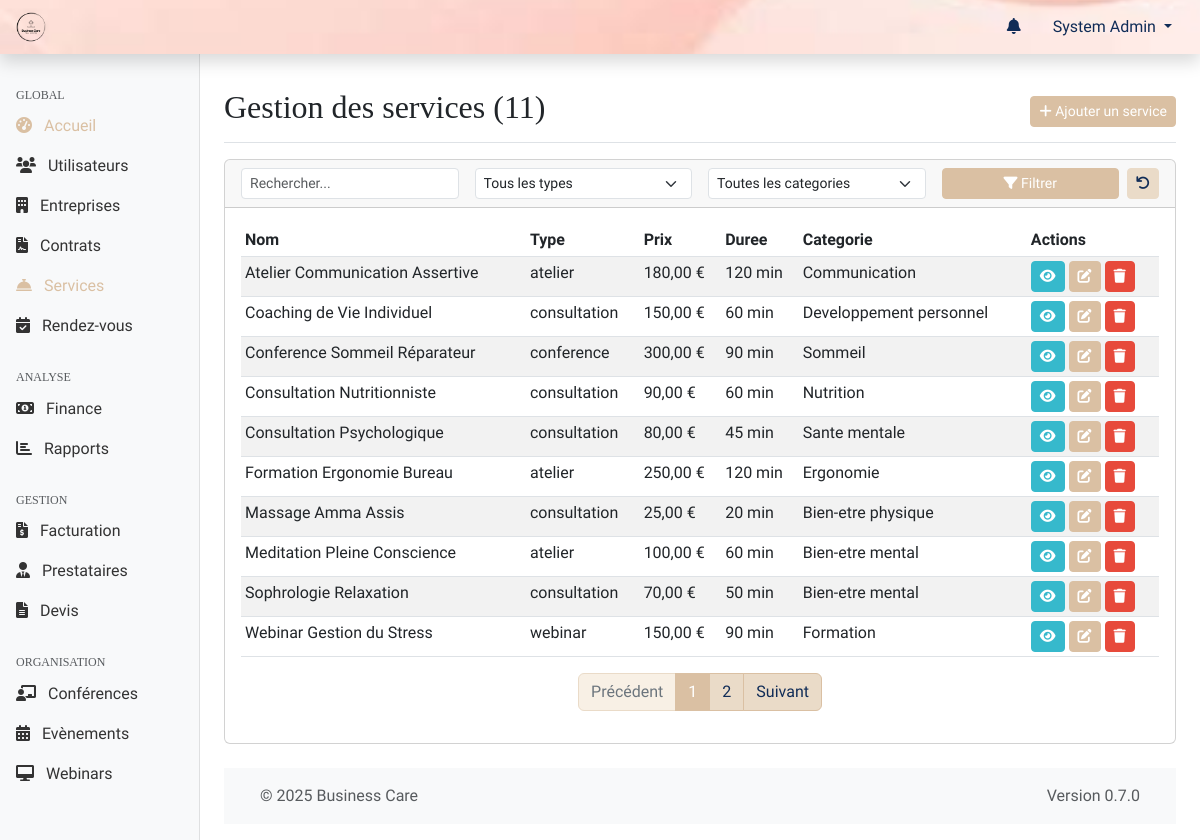
/web-admin/modules/services/index.php (signed in), run on an earlier commit of the app's database.
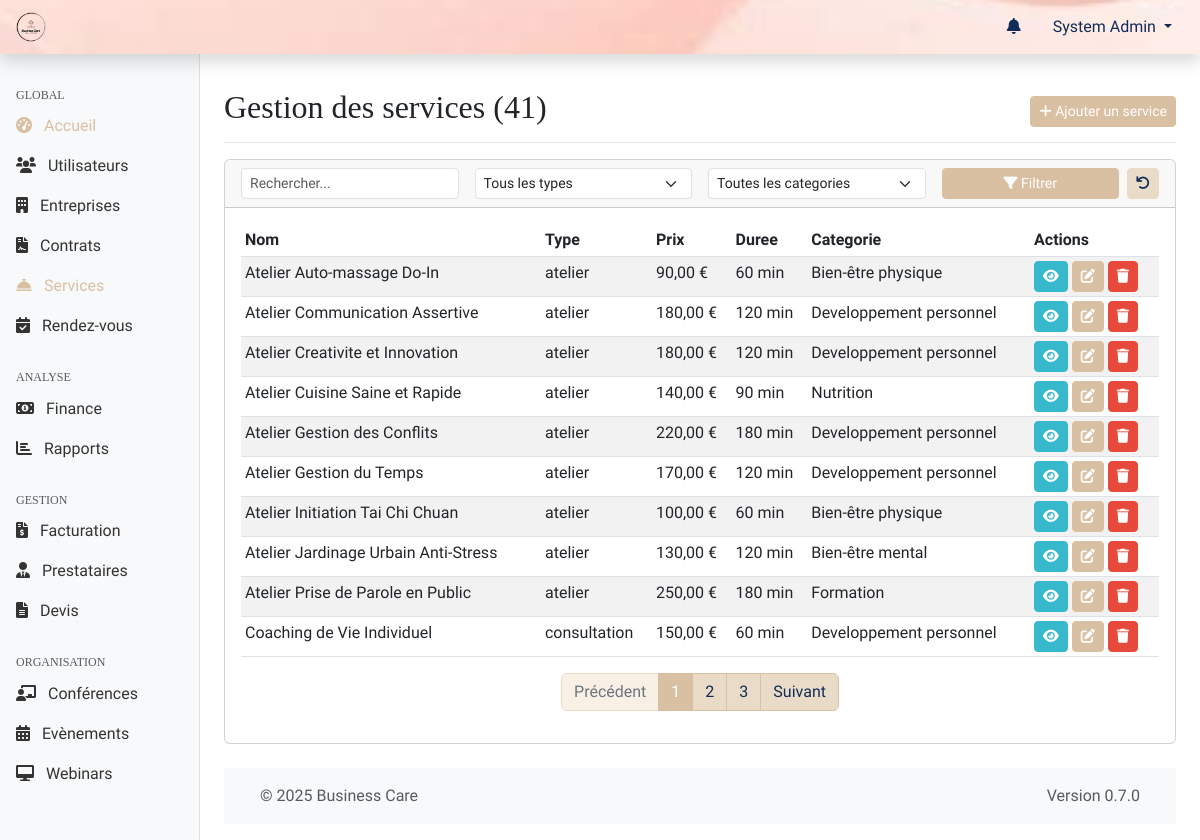
And on a later commit of the database.
### tables this page shows
CREATE TABLE prestations (
    id INT PRIMARY KEY AUTO_INCREMENT,
    nom VARCHAR(255) NOT NULL,
    description TEXT,
    prix DECIMAL(10,2) NOT NULL,
    duree INT,
    type ENUM('conference', 'webinar', 'atelier', 'consultation', 'evenement', 'autre') NOT NULL,
    categorie VARCHAR(100),
    niveau_difficulte ENUM('debutant', 'intermediaire', 'avance'),
    capacite_max INT,
    materiel_necessaire TEXT,
    prerequis TEXT,
    created_at TIMESTAMP DEFAULT CURRENT_TIMESTAMP,
    updated_at TIMESTAMP DEFAULT CURRENT_TIMESTAMP ON UPDATE CURRENT_TIMESTAMP,
    INDEX idx_type (type),
    INDEX idx_categorie (categorie)
);

### web-admin/includes/page_functions/modules/services.php (called while the page is built, shortened)
<?php
function servicesGetList($page = 1, $perPage = DEFAULT_ITEMS_PER_PAGE, $search = '', $type = '', $category = '') {
    $whereClauses = [];
    $params = [];
    $whereSql = !empty($whereClauses) ? implode(' AND ', $whereClauses) : '1';
    $countSql = "SELECT COUNT(id) FROM " . TABLE_PRESTATIONS . " WHERE {$whereSql}";
    $totalServices = executeQuery($countSql, $params)->fetchColumn();
    $totalPages = ceil($totalServices / $perPage);
    $page = max(1, min($page, $totalPages));
    $offset = ($page - 1) * $perPage;
    $sql = "SELECT * FROM " . TABLE_PRESTATIONS . " WHERE {$whereSql} ORDER BY nom ASC LIMIT ?, ?";
    $params[] = $offset;
    $params[] = $perPage;
    $services = executeQuery($sql, $params)->fetchAll();
    return [
        'services' => $services,
        'currentPage' => $page,
        'totalPages' => $totalPages,
        'totalItems' => $totalServices,
        'perPage' => $perPage
    ];
}

### shared/web-admin/db.php (called while the page is built, shortened)
<?php
function getDbConnection()
{
    static $pdo = null;
    if ($pdo === null) {
        $dsn = "mysql:host=" . DB_HOST . ";dbname=" . DB_NAME . ";charset=" . DB_CHARSET;
        $options = [
            PDO::ATTR_ERRMODE => PDO::ERRMODE_EXCEPTION,
            PDO::ATTR_DEFAULT_FETCH_MODE => PDO::FETCH_ASSOC,
            PDO::ATTR_EMULATE_PREPARES => false,
        ];
        try {
            $pdo = new PDO($dsn, DB_USER, DB_PASS, $options);
        } catch (PDOException $e) {
            die("[FAILURE] Connexion à la base de données impossible. Veuillez réessayer plus tard. ERREUR: " . $e->getMessage());
        }
    }
    return $pdo;
}
function executeQuery($sql, $params = [])
{
    try {
        $pdo = getDbConnection();
        $stmt = $pdo->prepare($sql);
        $stmt->execute($params);
        return $stmt;
    } catch (PDOException $e) {
        die("[FAILURE] Impossible d'exécuter la requête: " . $e->getMessage());
    }
}

### web-admin/modules/services/index.php (the view, shortened to what the changed rows need)
<?php
require_once '../../includes/page_functions/modules/services.php';
$queryData = getQueryData();
$page = $queryData['page'] ?? 1;
$search = $queryData['search'] ?? '';
$type = $queryData['type'] ?? '';
$category = $queryData['category'] ?? '';
$listResult = servicesGetList($page, 10, $search, $type, $category);
$services = $listResult['services'];
$totalPages = $listResult['totalPages'];
$totalServices = $listResult['totalItems'];
$page = $listResult['currentPage'];
$itemsPerPage = $listResult['perPage'];
$pageTitle = "Gestion des services ({$totalServices})";
include_once '../../templates/header.php';
?>
<div class="container-fluid">
    <div class="row">
        <main class="col-md-9 ms-sm-auto col-lg-10 px-md-4">
            <div class="d-flex justify-content-between flex-wrap flex-md-nowrap align-items-center pt-3 pb-2 mb-3 border-bottom">
                <h1 class="h2"><?php echo $pageTitle; ?></h1>
                <div class="btn-toolbar mb-2 mb-md-0">
                    <a href="<?php echo WEBADMIN_URL; ?>/modules/services/add.php" class="btn btn-sm btn-primary">
                    </a>
                </div>
            </div>
            <div class="card mb-4">
                <div class="card-body">
                    <?php if (count($services) > 0): ?>
                        <div class="table-responsive">
                            <table class="table table-striped table-hover table-sm">
                                <thead>
                                    <tr>
                                        <th>Nom</th>
                                        <th>Type</th>
                                        <th>Prix</th>
                                        <th>Duree</th>
                                        <th>Categorie</th>
                                        <th>Actions</th>
                                    </tr>
                                </thead>
                                <tbody>
                                    <?php foreach ($services as $service): ?>
                                        <tr>
                                            <td><?php echo htmlspecialchars($service['nom']); ?></td>
                                            <td><?php echo htmlspecialchars($service['type']); ?></td>
                                            <td><?php echo formatCurrency($service['prix']); ?></td>
                                            <td><?php echo $service['duree'] ? htmlspecialchars($service['duree']) . ' min' : '-'; ?></td>
                                            <td><?php echo htmlspecialchars($service['categorie'] ?: '-'); ?></td>
                                            <td class="table-actions">
                                                <a href="<?php echo WEBADMIN_URL; ?>/modules/services/view.php?id=<?php echo $service['id']; ?>" class="btn btn-sm btn-info" data-bs-toggle="tooltip" title="Voir">
                                                    <i class="fas fa-eye"></i>
                                                </a>
                                                <a href="<?php echo WEBADMIN_URL; ?>/modules/services/edit.php?id=<?php echo $service['id']; ?>" class="btn btn-sm btn-primary" data-bs-toggle="tooltip" title="Modifier">
                                                    <i class="fas fa-edit"></i>
                                                </a>
                                                <a href="<?php echo WEBADMIN_URL; ?>/modules/services/delete.php?id=<?php echo $service['id']; ?>&csrf_token=<?php echo generateToken(); ?>" class="btn btn-sm btn-danger btn-delete" data-bs-toggle="tooltip" title="Supprimer">
                                                    <i class="fas fa-trash"></i>
                                                </a>
                                            </td>
                                        </tr>
                                    <?php endforeach; ?>
                                </tbody>
                            </table>
                        </div>
                        <?php
                        $paginationInfo = [
                            'currentPage' => $page,
                            'totalPages' => $totalPages,
                            'totalItems' => $totalServices,
                            'itemsPerPage' => $itemsPerPage
                        ];
                        $urlPattern = WEBADMIN_URL . '/modules/services/index.php?search=' . urlencode($search) . '&type=' . urlencode($type) . '&category=' . urlencode($category) . '&page={page}';
                        ?>
                        <div class="d-flex justify-content-center">
                            <?php echo renderPagination($paginationInfo, $urlPattern); ?>
                        </div>
                    <?php endif; ?>
                </div>
            </div>
            <?php include_once '../../templates/footer.php'; ?>
        </main>
    </div>
</div>

### shared/web-admin/functions.php (shortened to what the changed rows need)
<?php
require_once 'db.php';
function sanitizeInput($input)
{
    return $input;
}
function getQueryData()
{
    return sanitizeInput($_GET);
}
function generateToken()
{
    return $_SESSION['csrf_token'];
}
function renderPagination($pagination, $urlPattern)
{
    $html = '<nav aria-label="Page navigation"><ul class="pagination">';
    $prevDisabled = $pagination['currentPage'] <= 1 ? ' disabled' : '';
    $prevUrl = str_replace('{page}', $pagination['currentPage'] - 1, $urlPattern);
    $html .= '<li class="page-item' . $prevDisabled . '"><a class="page-link" href="' . $prevUrl . '">Précédent</a></li>';
    $startPage = max(1, $pagination['currentPage'] - 2);
    $endPage = min($pagination['totalPages'], $pagination['currentPage'] + 2);
    for ($i = $startPage; $i <= $endPage; $i++) {
        $active = $i == $pagination['currentPage'] ? ' active' : '';
        $url = str_replace('{page}', $i, $urlPattern);
        $html .= '<li class="page-item' . $active . '"><a class="page-link" href="' . $url . '">' . $i . '</a></li>';
    }
    $nextDisabled = $pagination['currentPage'] >= $pagination['totalPages'] ? ' disabled' : '';
    $nextUrl = str_replace('{page}', $pagination['currentPage'] + 1, $urlPattern);
    $html .= '<li class="page-item' . $nextDisabled . '"><a class="page-link" href="' . $nextUrl . '">Suivant</a></li>';
    $html .= '</ul></nav>';
    return $html;
}
function formatCurrency($amount, $currencySymbol = '€') {
    return number_format($amount, 2, ',', ' ') . ' ' . $currencySymbol;
}

What changed in the data, as far as the page shows it:
no longer on this page (row edited): prestations: nom "Conference Sommeil Réparateur", type "conference", prix "300,00 €", duree "90", categorie "Sommeil"
no longer on this page (row edited): prestations: nom "Consultation Nutritionniste", type "consultation", prix "90,00 €", duree "60", categorie "Nutrition"
no longer on this page (row unchanged): prestations: nom "Consultation Psychologique", type "consultation", prix "80,00 €", duree "45", categorie "Sante mentale"
no longer on this page (row edited): prestations: nom "Formation Ergonomie Bureau", type "atelier", prix "250,00 €", duree "120", categorie "Ergonomie"
no longer on this page (row unchanged): prestations: nom "Massage Amma Assis", type "consultation", prix "25,00 €", duree "20", categorie "Bien-etre physique"
no longer on this page (row edited): prestations: nom "Meditation Pleine Conscience", type "atelier", prix "100,00 €", duree "60", categorie "Bien-etre mental"
no longer on this page (row unchanged): prestations: nom "Sophrologie Relaxation", type "consultation", prix "70,00 €", duree "50", categorie "Bien-etre mental"
no longer on this page (row unchanged): prestations: nom "Webinar Gestion du Stress", type "webinar", prix "150,00 €", duree "90", categorie "Formation"
added prestations: nom "Atelier Auto-massage Do-In", type "atelier", prix "90,00 €", duree "60", categorie "Bien-être physique"
changed prestations "Atelier Communication Assertive": categorie "Communication" → "Developpement personnel"
added prestations: nom "Atelier Creativite et Innovation", type "atelier", prix "180,00 €", duree "120", categorie "Developpement personnel"
added prestations: nom "Atelier Cuisine Saine et Rapide", type "atelier", prix "140,00 €", duree "90", categorie "Nutrition"
added prestations: nom "Atelier Gestion des Conflits", type "atelier", prix "220,00 €", duree "180", categorie "Developpement personnel"
added prestations: nom "Atelier Gestion du Temps", type "atelier", prix "170,00 €", duree "120", categorie "Developpement personnel"
added prestations: nom "Atelier Initiation Tai Chi Chuan", type "atelier", prix "100,00 €", duree "60", categorie "Bien-être physique"
added prestations: nom "Atelier Jardinage Urbain Anti-Stress", type "atelier", prix "130,00 €", duree "120", categorie "Bien-être mental"
added prestations: nom "Atelier Prise de Parole en Public", type "atelier", prix "250,00 €", duree "180", categorie "Formation"
Also different on the page:
$pageTitle: "Gestion des services (11)" → "Gestion des services (41)"
new list line: "3"
